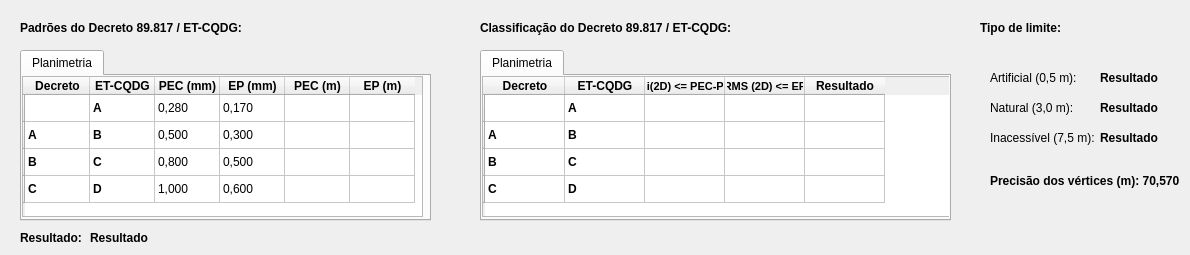
    <widget class="QWidget" name="tab_9">
     <attribute name="icon">
      <iconset>
       <normaloff>../icon/norma-incra.png</normaloff>../icon/norma-incra.png</iconset>
     </attribute>
     <attribute name="title">
      <string>INCRA</string>
     </attribute>
     <widget class="QTabWidget" name="tabWidget_4">
      <property name="geometry">
       <rect>
        <x>20</x>
        <y>50</y>
        <width>411</width>
        <height>171</height>
       </rect>
      </property>
      <property name="currentIndex">
       <number>0</number>
      </property>
      <widget class="QWidget" name="tab_7">
       <attribute name="title">
        <string>Planimetria</string>
       </attribute>
       <widget class="QTableWidget" name="tableWidget_7">
        <property name="geometry">
         <rect>
          <x>0</x>
          <y>0</y>
          <width>401</width>
          <height>141</height>
         </rect>
        </property>
        <attribute name="horizontalHeaderDefaultSectionSize">
         <number>65</number>
        </attribute>
        <attribute name="verticalHeaderDefaultSectionSize">
         <number>27</number>
        </attribute>
        <row>
         <property name="text">
          <string/>
         </property>
        </row>
        <row>
         <property name="text">
          <string/>
         </property>
        </row>
        <row>
         <property name="text">
          <string/>
         </property>
        </row>
        <row>
         <property name="text">
          <string/>
         </property>
        </row>
        <column>
         <property name="text">
          <string>Decreto</string>
         </property>
         <property name="font">
          <font>
           <bold>true</bold>
          </font>
         </property>
        </column>
        <column>
         <property name="text">
          <string>ET-CQDG</string>
         </property>
         <property name="font">
          <font>
           <bold>true</bold>
          </font>
         </property>
        </column>
        <column>
         <property name="text">
          <string>PEC (mm)</string>
         </property>
         <property name="font">
          <font>
           <bold>true</bold>
          </font>
         </property>
        </column>
        <column>
         <property name="text">
          <string>EP (mm)</string>
         </property>
         <property name="font">
          <font>
           <bold>true</bold>
          </font>
         </property>
        </column>
        <column>
         <property name="text">
          <string>PEC (m)</string>
         </property>
         <property name="font">
          <font>
           <bold>true</bold>
          </font>
         </property>
        </column>
        <column>
         <property name="text">
          <string>EP (m)</string>
         </property>
         <property name="font">
          <font>
           <bold>true</bold>
          </font>
         </property>
        </column>
        <item row="0" column="0">
         <property name="text">
          <string/>
         </property>
        </item>
        <item row="0" column="1">
         <property name="text">
          <string>A</string>
         </property>
         <property name="font">
          <font>
           <bold>true</bold>
          </font>
         </property>
        </item>
        <item row="0" column="2">
         <property name="text">
          <string>0,280</string>
         </property>
        </item>
        <item row="0" column="3">
         <property name="text">
          <string>0,170</string>
         </property>
        </item>
        <item row="1" column="0">
         <property name="text">
          <string>A</string>
         </property>
         <property name="font">
          <font>
           <bold>true</bold>
          </font>
         </property>
        </item>
        <item row="1" column="1">
         <property name="text">
          <string>B</string>
         </property>
         <property name="font">
          <font>
           <bold>true</bold>
          </font>
         </property>
        </item>
        <item row="1" column="2">
         <property name="text">
          <string>0,500</string>
         </property>
        </item>
        <item row="1" column="3">
         <property name="text">
          <string>0,300</string>
         </property>
        </item>
        <item row="2" column="0">
         <property name="text">
          <string>B</string>
         </property>
         <property name="font">
          <font>
           <bold>true</bold>
          </font>
         </property>
        </item>
        <item row="2" column="1">
         <property name="text">
          <string>C</string>
         </property>
         <property name="font">
          <font>
           <bold>true</bold>
          </font>
         </property>
        </item>
        <item row="2" column="2">
         <property name="text">
          <string>0,800</string>
         </property>
        </item>
        <item row="2" column="3">
         <property name="text">
          <string>0,500</string>
         </property>
        </item>
        <item row="3" column="0">
         <property name="text">
          <string>C</string>
         </property>
         <property name="font">
          <font>
           <bold>true</bold>
          </font>
         </property>
        </item>
        <item row="3" column="1">
         <property name="text">
          <string>D</string>
         </property>
         <property name="font">
          <font>
           <bold>true</bold>
          </font>
         </property>
        </item>
        <item row="3" column="2">
         <property name="text">
          <string>1,000</string>
         </property>
        </item>
        <item row="3" column="3">
         <property name="text">
          <string>0,600</string>
         </property>
        </item>
       </widget>
      </widget>
     </widget>
     <widget class="QLabel" name="label_13">
      <property name="geometry">
       <rect>
        <x>20</x>
        <y>20</y>
        <width>252</width>
        <height>16</height>
       </rect>
      </property>
      <property name="font">
       <font>
        <bold>true</bold>
        <stylestrategy>PreferDefault</stylestrategy>
       </font>
      </property>
      <property name="text">
       <string>Padrões do Decreto 89.817 / ET-CQDG:</string>
      </property>
     </widget>
     <widget class="QLabel" name="label_14">
      <property name="geometry">
       <rect>
        <x>480</x>
        <y>20</y>
        <width>281</width>
        <height>16</height>
       </rect>
      </property>
      <property name="font">
       <font>
        <bold>true</bold>
        <stylestrategy>PreferDefault</stylestrategy>
       </font>
      </property>
      <property name="text">
       <string>Classificação do Decreto 89.817 / ET-CQDG:</string>
      </property>
     </widget>
     <widget class="QTabWidget" name="tabWidget_5">
      <property name="geometry">
       <rect>
        <x>480</x>
        <y>50</y>
        <width>471</width>
        <height>171</height>
       </rect>
      </property>
      <property name="currentIndex">
       <number>0</number>
      </property>
      <widget class="QWidget" name="tab_11">
       <attribute name="title">
        <string>Planimetria</string>
       </attribute>
       <widget class="QTableWidget" name="tableWidget_9">
        <property name="geometry">
         <rect>
          <x>0</x>
          <y>0</y>
          <width>471</width>
          <height>141</height>
         </rect>
        </property>
        <attribute name="horizontalHeaderDefaultSectionSize">
         <number>80</number>
        </attribute>
        <attribute name="verticalHeaderDefaultSectionSize">
         <number>27</number>
        </attribute>
        <row>
         <property name="text">
          <string/>
         </property>
        </row>
        <row>
         <property name="text">
          <string/>
         </property>
        </row>
        <row>
         <property name="text">
          <string/>
         </property>
        </row>
        <row>
         <property name="text">
          <string/>
         </property>
        </row>
        <column>
         <property name="text">
          <string>Decreto</string>
         </property>
         <property name="font">
          <font>
           <bold>true</bold>
          </font>
         </property>
        </column>
        <column>
         <property name="text">
          <string>ET-CQDG</string>
         </property>
         <property name="font">
          <font>
           <bold>true</bold>
          </font>
         </property>
        </column>
        <column>
         <property name="text">
          <string>%di(2D) &lt;= PEC-PCD</string>
         </property>
         <property name="font">
          <font>
           <pointsize>8</pointsize>
           <bold>true</bold>
          </font>
         </property>
        </column>
        <column>
         <property name="text">
          <string>RMS (2D) &lt;= EP</string>
         </property>
         <property name="font">
          <font>
           <pointsize>8</pointsize>
           <bold>true</bold>
          </font>
         </property>
        </column>
        <column>
         <property name="text">
          <string>Resultado</string>
         </property>
         <property name="font">
          <font>
           <bold>true</bold>
          </font>
         </property>
        </column>
        <item row="0" column="0">
         <property name="text">
          <string/>
         </property>
        </item>
        <item row="0" column="1">
         <property name="text">
          <string>A</string>
         </property>
         <property name="font">
          <font>
           <bold>true</bold>
          </font>
         </property>
        </item>
        <item row="0" column="4">
         <property name="text">
          <string/>
         </property>
        </item>
        <item row="1" column="0">
         <property name="text">
          <string>A</string>
         </property>
         <property name="font">
          <font>
           <bold>true</bold>
          </font>
         </property>
        </item>
        <item row="1" column="1">
         <property name="text">
          <string>B</string>
         </property>
         <property name="font">
          <font>
           <bold>true</bold>
          </font>
         </property>
        </item>
        <item row="1" column="4">
         <property name="text">
          <string/>
         </property>
        </item>
        <item row="2" column="0">
         <property name="text">
          <string>B</string>
         </property>
         <property name="font">
          <font>
           <bold>true</bold>
          </font>
         </property>
        </item>
        <item row="2" column="1">
         <property name="text">
          <string>C</string>
         </property>
         <property name="font">
          <font>
           <bold>true</bold>
          </font>
         </property>
        </item>
        <item row="2" column="4">
         <property name="text">
          <string/>
         </property>
        </item>
        <item row="3" column="0">
         <property name="text">
          <string>C</string>
         </property>
         <property name="font">
          <font>
           <bold>true</bold>
          </font>
         </property>
        </item>
        <item row="3" column="1">
         <property name="text">
          <string>D</string>
         </property>
         <property name="font">
          <font>
           <bold>true</bold>
          </font>
         </property>
        </item>
        <item row="3" column="4">
         <property name="text">
          <string/>
         </property>
        </item>
       </widget>
      </widget>
     </widget>
     <widget class="QLabel" name="label_15">
      <property name="geometry">
       <rect>
        <x>980</x>
        <y>20</y>
        <width>89</width>
        <height>16</height>
       </rect>
      </property>
      <property name="font">
       <font>
        <bold>true</bold>
        <stylestrategy>PreferDefault</stylestrategy>
       </font>
      </property>
      <property name="text">
       <string>Tipo de limite:</string>
      </property>
     </widget>
     <widget class="QLabel" name="label">
      <property name="geometry">
       <rect>
        <x>990</x>
        <y>70</y>
        <width>98</width>
        <height>16</height>
       </rect>
      </property>
      <property name="text">
       <string>Artificial (0,5 m):</string>
      </property>
     </widget>
     <widget class="QLabel" name="label_7">
      <property name="geometry">
       <rect>
        <x>990</x>
        <y>100</y>
        <width>93</width>
        <height>16</height>
       </rect>
      </property>
      <property name="text">
       <string>Natural (3,0 m):</string>
      </property>
     </widget>
     <widget class="QLabel" name="label_8">
      <property name="geometry">
       <rect>
        <x>990</x>
        <y>130</y>
        <width>114</width>
        <height>16</height>
       </rect>
      </property>
      <property name="text">
       <string>Inacessível (7,5 m):</string>
      </property>
     </widget>
     <widget class="QLabel" name="label_16">
      <property name="geometry">
       <rect>
        <x>20</x>
        <y>230</y>
        <width>70</width>
        <height>16</height>
       </rect>
      </property>
      <property name="font">
       <font>
        <bold>true</bold>
        <stylestrategy>PreferDefault</stylestrategy>
       </font>
      </property>
      <property name="text">
       <string>Resultado:</string>
      </property>
     </widget>
     <widget class="QLabel" name="label_96">
      <property name="geometry">
       <rect>
        <x>1100</x>
        <y>70</y>
        <width>71</width>
        <height>16</height>
       </rect>
      </property>
      <property name="font">
       <font>
        <bold>true</bold>
        <stylestrategy>PreferDefault</stylestrategy>
       </font>
      </property>
      <property name="text">
       <string>Resultado</string>
      </property>
     </widget>
     <widget class="QLabel" name="label_97">
      <property name="geometry">
       <rect>
        <x>1100</x>
        <y>100</y>
        <width>71</width>
        <height>16</height>
       </rect>
      </property>
      <property name="font">
       <font>
        <bold>true</bold>
        <stylestrategy>PreferDefault</stylestrategy>
       </font>
      </property>
      <property name="text">
       <string>Resultado</string>
      </property>
     </widget>
     <widget class="QLabel" name="label_98">
      <property name="geometry">
       <rect>
        <x>1100</x>
        <y>130</y>
        <width>71</width>
        <height>16</height>
       </rect>
      </property>
      <property name="font">
       <font>
        <bold>true</bold>
        <stylestrategy>PreferDefault</stylestrategy>
       </font>
      </property>
      <property name="text">
       <string>Resultado</string>
      </property>
     </widget>
     <widget class="QLabel" name="label_125">
      <property name="geometry">
       <rect>
        <x>90</x>
        <y>230</y>
        <width>291</width>
        <height>16</height>
       </rect>
      </property>
      <property name="font">
       <font>
        <bold>true</bold>
        <stylestrategy>PreferDefault</stylestrategy>
       </font>
      </property>
      <property name="text">
       <string>Resultado</string>
      </property>
     </widget>
     <widget class="QLabel" name="label_185">
      <property name="geometry">
       <rect>
        <x>990</x>
        <y>150</y>
        <width>191</width>
        <height>61</height>
       </rect>
      </property>
      <property name="font">
       <font>
        <bold>true</bold>
        <stylestrategy>PreferDefault</stylestrategy>
       </font>
      </property>
      <property name="text">
       <string>Precisão dos vértices (m): 70,570 </string>
      </property>
      <property name="wordWrap">
       <bool>true</bool>
      </property>
     </widget>
    </widget>
